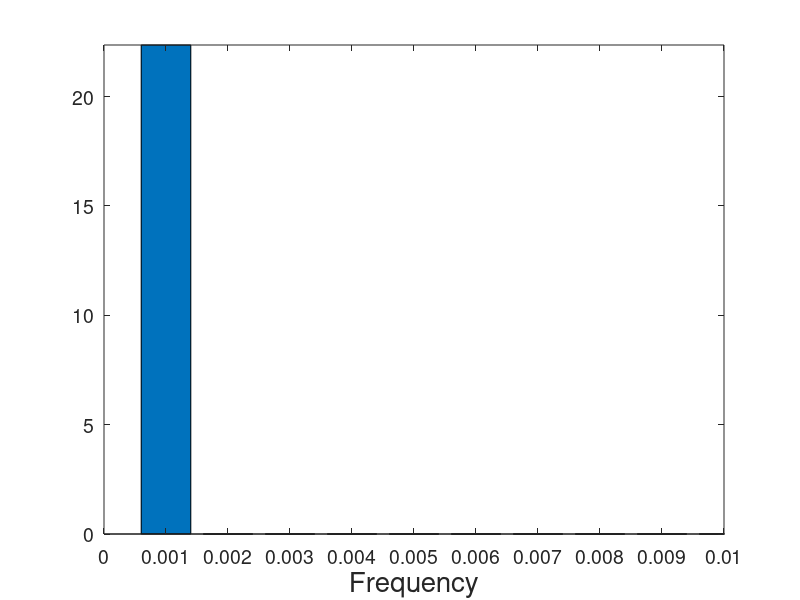
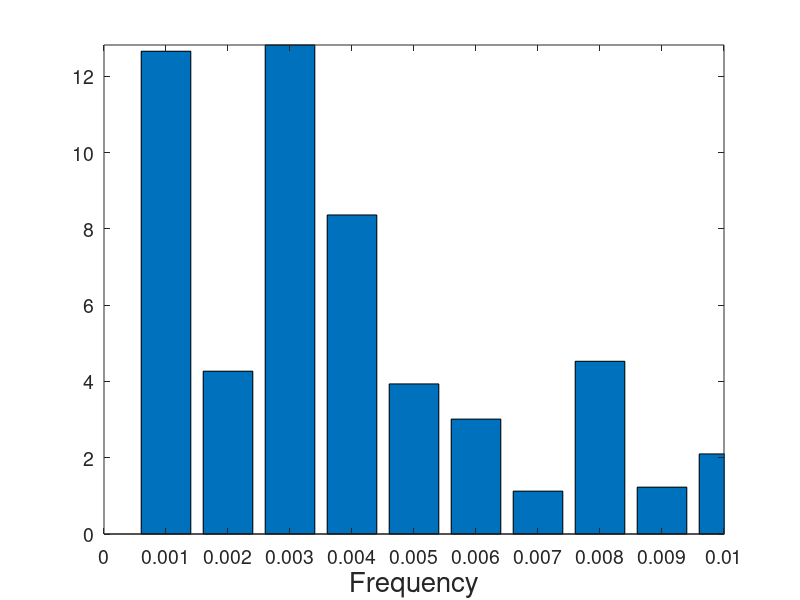
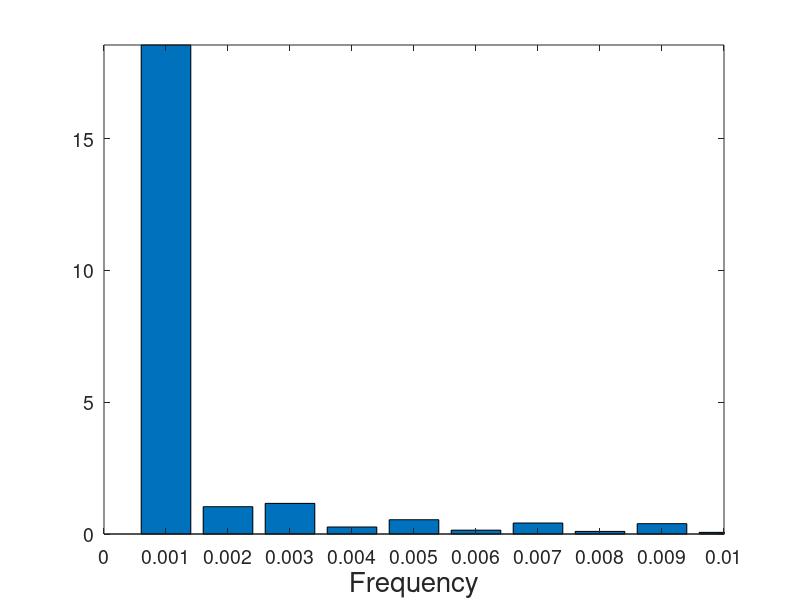
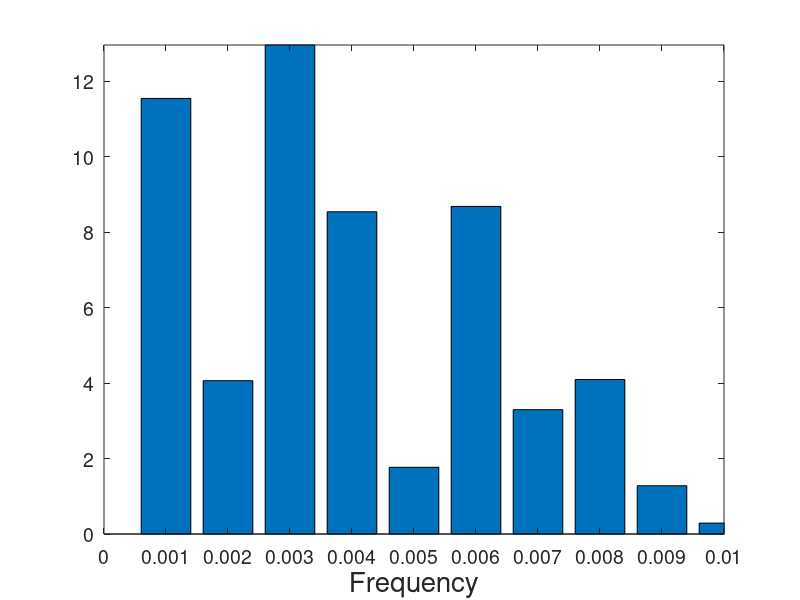

The MATLAB script that drew these images, in order:
%%
% Generating Figure 3 in:
% R. Talmon and H.-T. Wu, "Latent common manifold learning with alternating
% diffusion: analysis and applications"
%

clear all;
close all;

%% Create data
n=1000;
l=1;
t = [1:n*l]./n;
h_t = t + sin(2*pi*t);

c1 = exp(i*2*pi*t);
c2 = exp(i*2*pi*h_t);

s1 = [real(c1); imag(c1)];
s2 = [real(c2); imag(c2)];


%% Implement AD
ep = 0.05;

% First view
W1 = pdist2(s1', s1', 'euclidean');
ep1 = ep;

K1 = exp(-W1.^2/ep1^2);
D1 = sum(K1, 1);
A1 = K1 * inv(diag(D1));

[V1 E1] = eig(A1);
[~, I] = sort(abs(diag(E1)), 'descend');
E1 = E1(I,I);
V1 = V1(:,I);

% Second view
W2 = pdist2(s2', s2', 'euclidean');
ep2 = ep;

K2 = exp(-W2.^2/ep2^2);
D2 = sum(K2, 1);
A2 = K2 * inv(diag(D2));

[V2 E2] = eig(A2);
[~, I] = sort(abs(diag(E2)), 'descend');
E2 = E2(I,I);
V2 = V2(:,I);

% Alternating diffusion
K = A2 * A1;
D = sum(K, 1);
A = K * inv(diag(D));

[V E] = eig(A);
[~, I] = sort(abs(diag(E)), 'descend');
E = E(I,I);
V = V(:,I);

Kb = A1 * A2;
Db = sum(Kb, 1);
Ab = Kb * inv(diag(Db));

[Vb Eb] = eig(Ab);
[~, I] = sort(abs(diag(Eb)), 'descend');
Eb = Eb(I,I);
Vb = Vb(:,I);

Vinterp2 = interp1(h_t, V(:,2), t, 'linear', 'extrap'); %Pullback to S1
Vinterp3 = interp1(h_t, V(:,3), t, 'linear', 'extrap'); %Pullback to S1

%% Plot
figure;
xhat= fft(V1(:,2));
bar([1/n:1/n:l/2], abs(xhat(2:n*l/2+1))); 
axis([0 10*l/n -inf inf]);
set(gca,'fontsize',14);
xlabel('Frequency','fontsize',20);
set(gca, 'XTickMode', 'manual');
set(gca, 'XTick', [0:0.001:0.01]);
print('-depsc','./figures/fft_s1.eps');

figure;
xhat= fft(V2(:,2));
bar([1/n:1/n:l/2], abs(xhat(2:n*l/2+1)));
axis([0 10*l/n -inf inf]);
set(gca,'fontsize',14);
xlabel('Frequency','fontsize',20);
set(gca, 'XTickMode', 'manual');
set(gca, 'XTick', [0:0.001:0.01]);
print('-depsc','./figures/fft_s2.eps');

figure;
xhat= fft(Vinterp2);
bar([1/n:1/n:l/2], abs(xhat(2:n*l/2+1))); 
axis([0 10*l/n -inf inf]);
set(gca,'fontsize',14);
xlabel('Frequency','fontsize',20);
set(gca, 'XTickMode', 'manual');
set(gca, 'XTick', [0:0.001:0.01]);
print('-depsc','./figures/fft_AD1.eps');

figure;
xhat= fft(Vb(:,2));
bar([1/n:1/n:l/2], abs(xhat(2:n*l/2+1))); 
axis([0 10*l/n -inf inf]);
set(gca,'fontsize',14);
xlabel('Frequency','fontsize',20);
set(gca, 'XTickMode', 'manual');
set(gca, 'XTick', [0:0.001:0.01]);
print('-depsc','./figures/fft_AD2.eps');
